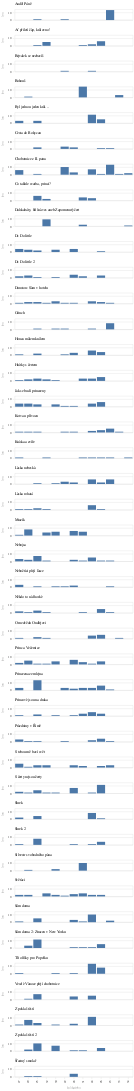

The notebook cell saved with this chart:
### Code cell
alt.Chart(
    do_grafu2.drop_nulls().to_pandas(),
    width=330,
    height=30
).mark_bar(
).encode(
    alt.X(
        'kolikateho:N',
        sort=poradi2 # do_grafu2.sort(by='kolikateho').select(pl.col('kolikateho')).to_series().to_list()
    ),
    alt.Y('len:Q'),
    alt.Row('nazev:N', title=None, header=alt.Header(
        labelFont="Asap",
        labelOrient="top",
        labelAnchor="start",
        labelAlign="left")
           )
)

### Figure 1 — Vega-Lite specification as saved in the notebook (floating-point values rounded to 4 significant figures; data arrays with more than 128 entries replaced by an {"elided": "..."} marker saying what was removed)
{"config": {"title": {"font": "Noticia Text", "fontSize": 11.5, "anchor": "start", "lineHeight": 19, "fontWeight": "bolder", "subtitleFont": "Noticia Text", "subtitleFontSize": 10, "subtitleLineHeight": 15, "subtitlePadding": 10, "dy": -10, "color": "#292829", "subtitleColor": "#292829"}, "axis": {"labelFont": "Asap", "titleFont": "Asap", "fontWeight": "lighter", "titleFontWeight": "lighter", "labelFontSize": 9, "titleFontSize": 9, "labelPadding": 2, "titlePadding": 9, "domainOpacity": 0, "tickColor": "#DCDDD6", "labelColor": "#292829"}, "legend": {"labelFont": "Asap", "labelFontWeight": "normal", "titleFont": "Asap", "titleFontWeight": "normal", "labelFontSize": 9, "titleFontSize": 9, "labelColor": "#292829"}}, "data": {"name": "data-dc48633e8815d71c9399774d59fbaa63"}, "mark": {"type": "bar"}, "encoding": {"row": {"field": "nazev", "header": {"labelAlign": "left", "labelAnchor": "start", "labelFont": "Asap", "labelOrient": "top"}, "title": null, "type": "nominal"}, "x": {"field": "kolikateho", "sort": ["Cesta do Rokycan", "Bejvalek se nezbavíš", "Chobotnice z II. patra", "Anděl Páně", "Grinch", "Láska nebeská", "Kotva u přívozu", "Tři oříšky pro Popelku", "Z pekla štěstí", "Byl jednou jeden král...", "Sám doma", "Shrek", "Honza málem králem", "Láska rohatá", "Princové jsou na draka", "Dunston: Sám v hotelu", "Princezna ze mlejna", "Sám doma 2: Ztracen v New Yorku", "Z pekla štěstí 2", "Shrek 2", "Veselé Vánoce přejí chobotnice", "Nebojsa", "Co takhle svatba, princi?", "S čerty nejsou žerty", "Jak se budí princezny", "Ať přiletí čáp, královno!", "Někdo to rád horké", "O medvědu Ondřejovi", "Hrátky s čertem", "Prázdniny v Římě", "S tebou mě baví svět", "Nebožtíci přejí lásce", "Princ a Večernice", "Dr. Dolittle", "Dr. Dolittle 2", "Šťastný smolař", "Mrazík", "Bohouš", "Silvestr svobodného pána", "Světáci", "Dalskabáty, hříšná ves aneb Zapomenutý čert", "Kráska a zvíře"], "type": "nominal"}, "y": {"field": "len", "type": "quantitative"}}, "height": 30, "width": 330, "$schema": "https://vega.github.io/schema/vega-lite/v5.8.0.json", "datasets": {"data-dc48633e8815d71c9399774d59fbaa63": {"elided": "255 records"}}}
